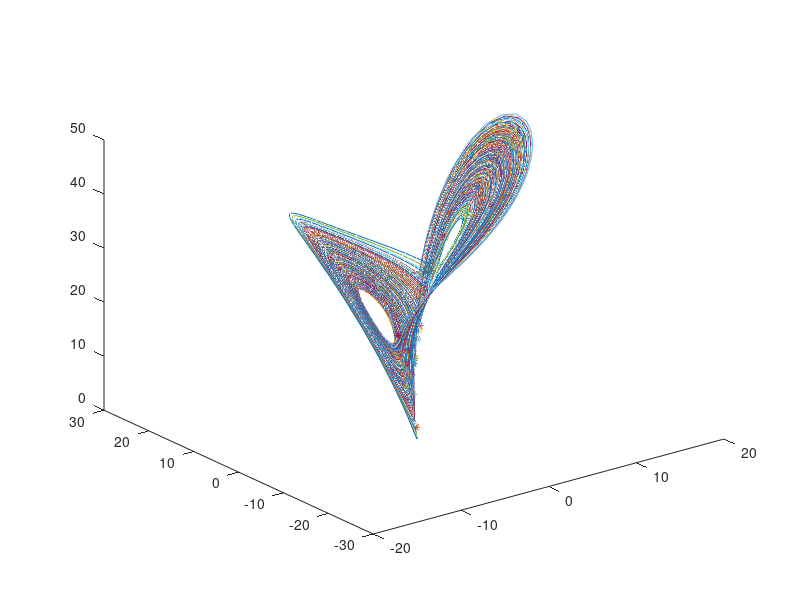

Reproduce this figure in MATLAB.
% compute the maximal Lyapunov exponent for the lorenz attractor
% doesn't work

% the lorenz attractor
sigma = 10;
beta = 8/3;
rho = 28;

f = @(t,x)[ sigma *( x(2) - x(1) )
    x(1)*( rho - x(3) ) - x(2)
    x(1)*x(2) - beta * x(3)];


% computing the Lyapunov exponent
N = 1;
k = 40;
T = 40;
epsilon = 10^-4;
dim_neighborhood = (2*epsilon)^3;
lyapExp = 0;
x_n0 = randn(3,N) * 20;
for j = 1:N
    x_0 = x_n0(:,j) - epsilon/2 + epsilon *rand(3,k);
    [t,y] = ode45(f, [0,T],x_n0(:,j));
    x_deltaN = y(end,:);
    y_deltaN = 0*x_0;
    lyapExp_sumsum = 0;
    for jj = 1:k
        [t,y] = ode45(f, [0,T],x_0(:,jj));
        y_deltaN(:,jj) = y(end,:);
        plot3(y(:,1),y(:,2),y(:,3))
        hold on
        plot3(y(end,1),y(end,2),y(end,3),'*')
        plot3(y(1,1),y(1,2),y(1,3),'d')
        lyapExp_sumsum = lyapExp_sumsum + norm(y_deltaN(:,jj) - x_deltaN);
    end
    lyapExp = lyapExp + 1/N * log(lyapExp_sumsum/dim_neighborhood);
end
disp(lyapExp)

